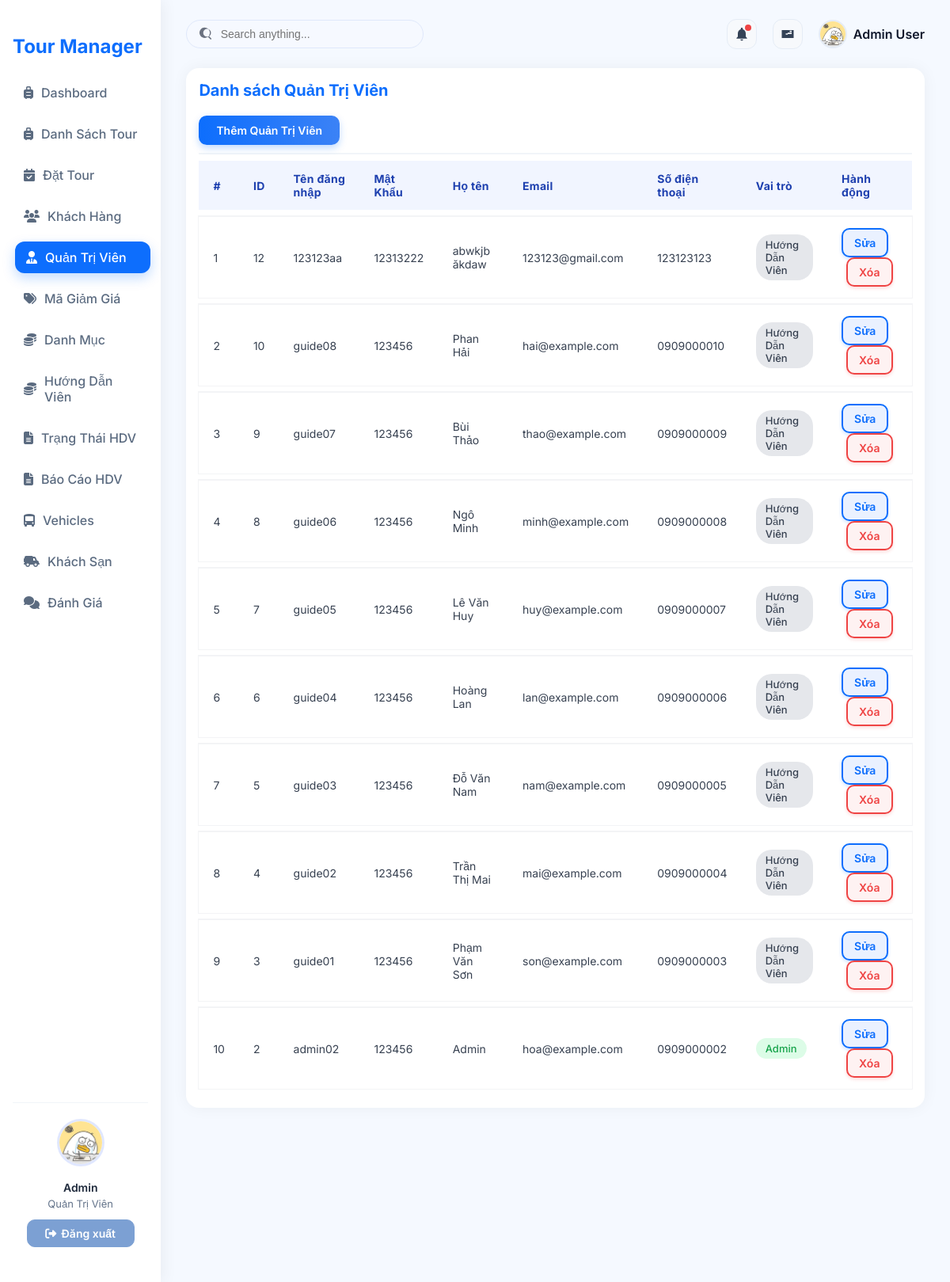
Page /?action=admin-listUsers (signed in) on the committed database.
### tables this page shows
CREATE TABLE `users` (
  `user_id` int NOT NULL,
  `username` varchar(50) NOT NULL,
  `password` varchar(255) NOT NULL,
  `role` enum('admin','guide') NOT NULL DEFAULT 'guide',
  `name` varchar(100) DEFAULT NULL,
  `email` varchar(100) DEFAULT NULL,
  `phone` varchar(20) DEFAULT NULL
);

### controllers/UsersController.php (called while the page is built, shortened)
<?php
class UsersController
{
    private $userQuery;
    function __construct()
    {
        $this->userQuery = new UsersQuery();
    }
    public function listUsers()
    {
        $users = $this->userQuery->getAllUsers();
        require './views/User/ListUser.php';
    }
}
?>

### routes/index.php (called while the page is built)
<?php
$action = $_GET['action'] ?? '/';
match ($action) {
    '/' => (new ProductController)->home(),
    'admin' => require './views/admin.php',
    'login' => (new AuthController)->login(),
    'logout' => (new AuthController)->logout(),
    'admin-listTours' => require './views/admin.php',
    'admin-createTours' => require './views/admin.php',
    'admin-updateTours' => require './views/admin.php',
    'admin-listUsers' => require './views/admin.php',
    'admin-createUsers' => require './views/admin.php',
    'admin-updateUsers' => require './views/admin.php',
    'admin-listCategory' => require './views/admin.php',
    'admin-createCategory' => require './views/admin.php',
    'admin-updateCategory' => require './views/admin.php',
    'admin-listCustomer' => require './views/admin.php',
    'admin-createCustomer' => require './views/admin.php',
    'admin-updateCustomer' => require './views/admin.php',
    'admin-listDiscount' => require './views/admin.php',
    'admin-createDiscount' => require './views/admin.php',
    'admin-updateDiscount' => require './views/admin.php',
    'admin-listGuide' => require './views/admin.php',
    'admin-createGuide' => require './views/admin.php',
    'admin-updateGuide' => require './views/admin.php',
    'admin-listTourGuide' => require './views/admin.php',
    'admin-createTourGuide' => require './views/admin.php',
    'admin-updateTourGuide' => require './views/admin.php',
    'admin-listHotel' => require './views/admin.php',
    'admin-createHotel' => require './views/admin.php',
    'admin-updateHotel' => require './views/admin.php',
    'admin-listVehicles' => require './views/admin.php',
    'admin-createVehicles' => require './views/admin.php',
    'admin-updateVehicles' => require './views/admin.php',
    'admin-listReport' => require './views/admin.php',
    'admin-createReport' => require './views/admin.php',
    'admin-updateReport' => require './views/admin.php',
    default => require './views/admin.php',
};

### index.php (called while the page is built, shortened)
<?php
spl_autoload_register(function ($class) {
    $fileName = "$class.php";
    $fileModel              = PATH_MODEL . $fileName;
});
require_once './routes/index.php';

### models/BaseModel.php (called while the page is built, shortened)
<?php
class BaseModel
{
    public function __construct()
    {
        $dsn = sprintf('mysql:host=%s;port=%s;dbname=%s;charset=utf8', DB_HOST, DB_PORT, DB_NAME);
        try {
            $this->pdo = new PDO($dsn, DB_USERNAME, DB_PASSWORD, DB_OPTIONS);
        } catch (PDOException $e) {
            die("Kết nối cơ sở dữ liệu thất bại: {$e->getMessage()}. Vui lòng thử lại sau.");
        }
    }
}

### models/UsersQuery.php (called while the page is built, shortened)
<?php
class UsersQuery extends BaseModel {
    public function getAllUsers() {
        $sql = "SELECT * FROM users ORDER BY user_id DESC";
        $stmt = $this->pdo->prepare($sql);
        $stmt->execute();
        return $stmt->fetchAll(PDO::FETCH_ASSOC);
    }
}
?>

### views/User/listUser.php (the view)
<div class="main-content p-4">
    <div class="table-container">
        <div class="admin-table-container">
            <div class="table-header d-flex justify-content-between align-items-center mb-3">
                <h4 class="fw-bold">Danh sách Quản Trị Viên</h4><br>
                <a href="?action=admin-createUsers" class="btn btn-primary">
                    Thêm Quản Trị Viên
                </a>
            </div>
            <table class="table table-striped align-middle">
                <thead>
                    <tr>
                        <th>#</th>
                        <th>ID</th>
                        <th>Tên đăng nhập</th>
                        <th>Mật Khẩu</th>
                        <th>Họ tên</th>
                        <th>Email</th>
                        <th>Số điện thoại</th>
                        <th>Vai trò</th>
                        <th>Hành động</th>
                    </tr>
                </thead>
                <tbody>
                    <?php $stt = 1; foreach($users as $user): ?>
                    <tr>
                        <td><?= $stt++; ?></td>
                        <td><?= $user['user_id']; ?></td>
                        <td><?= htmlspecialchars($user['username']); ?></td>
                        <td><?= htmlspecialchars($user['password']); ?></td>
                        <td><?= htmlspecialchars($user['name']); ?></td>
                        <td><?= htmlspecialchars($user['email']); ?></td>
                        <td><?= htmlspecialchars($user['phone']); ?></td>
                        <td>
                            <?php if($user['role'] == 'admin'): ?>
                            <span class="badge bg-success">Admin</span>
                            <?php else: ?>
                            <span class="badge bg-secondary">Hướng Dẫn Viên</span>
                            <?php endif; ?>
                        </td>
                        <td>
                            <a href="?action=admin-updateUsers&id=<?= $user['user_id']; ?>"
                                class="btn btn-sm btn-outline-success">Sửa</a>
                            <a href="?action=admin-deleteUsers&id=<?= $user['user_id']; ?>"
                                onclick="return confirm('Xác nhận xóa người dùng này?')"
                                class="btn btn-sm btn-outline-danger">Xóa</a>
                        </td>
                    </tr>
                    <?php endforeach; ?>
                </tbody>
            </table>
        </div>
    </div>

### assets/css/admin.css (style rules this page uses)
* { box-sizing: border-box; }
body { font-family: "Inter", sans-serif; margin: 0; padding: 0; background: #f5f9ff; color: #334155; display: flex; height: 100vh; overflow: hidden; }

### assets/css/User/listUsers.css (style rules this page uses)
a { text-decoration: none; }
.table-container h4 { font-size: 20px; font-weight: 600; color: #111827; margin-bottom: 20px; }
.table { width: 100%; border-collapse: separate; border-spacing: 0 8px; font-family: "Inter", sans-serif; }
.table thead tr { background-color: #f1f5ff; color: #1e40af; font-weight: 600; text-align: left; }
.table thead th { padding: 14px 18px; font-size: 14px; letter-spacing: 0.3px; }
.table tbody tr { background-color: #ffffff; transition: all 0.2s ease; box-shadow: 0 0 0 1px #f3f4f6; }
.table tbody td { padding: 14px 18px; font-size: 14px; color: #374151; vertical-align: middle; border-top: 1px solid #f3f4f6; }
.badge { display: inline-block; padding: 5px 12px; font-size: 13px; border-radius: 20px; font-weight: 500; }
.bg-success { background-color: #dcfce7 !important; color: #16a34a !important; }
.bg-secondary { background-color: #e5e7eb !important; color: #374151 !important; }
.btn { display: inline-flex; align-items: center; justify-content: center; font-size: 14px; padding: 10px 16px; border-radius: 12px; font-weight: 600; cursor: pointer; transition: all 0.2s ease; }
.btn-sm { font-size: 14px; padding: 8px 14px; border-radius: 10px; }
.btn-outline-success { border: 2px solid #0d6efd; color: #0d6efd; background: #eaf1ff; box-shadow: 0 2px 4px rgba(13, 110, 253, 0.2); }
.btn-outline-danger { border: 2px solid #ef4444; color: #ef4444; background: #fef2f2; box-shadow: 0 2px 4px rgba(239, 68, 68, 0.2); margin-left: 6px; }
.table-header { border-bottom: 2px solid #f1f5f9; padding-bottom: 10px; }
.table-header h4 { font-size: 20px; font-weight: 700; color: #0d6efd; margin: 0; }
.table-header .btn-primary { background: linear-gradient(90deg, #0d6efd, #3b82f6); border: none; color: #fff; font-weight: 600; padding: 10px 22px; border-radius: 10px; box-shadow: 0 4px 10px rgba(13, 110, 253, 0.25); transition: 0.25s; }

### rows in the picture
users: user_id "12", username "123123aa", password "12313222", name "abwkjb ăkdaw", email "123123@gmail.com", phone "123123123", role "Hướng Dẫn Viên"
users: user_id "10", username "guide08", password "123456", name "Phan Hải", email "hai@example.com", phone "0909000010", role "Hướng Dẫn Viên"
users: user_id "9", username "guide07", password "123456", name "Bùi Thảo", email "thao@example.com", phone "0909000009", role "Hướng Dẫn Viên"
users: user_id "8", username "guide06", password "123456", name "Ngô Minh", email "minh@example.com", phone "0909000008", role "Hướng Dẫn Viên"
users: user_id "7", username "guide05", password "123456", name "Lê Văn Huy", email "huy@example.com", phone "0909000007", role "Hướng Dẫn Viên"
users: user_id "6", username "guide04", password "123456", name "Hoàng Lan", email "lan@example.com", phone "0909000006", role "Hướng Dẫn Viên"
users: user_id "5", username "guide03", password "123456", name "Đỗ Văn Nam", email "nam@example.com", phone "0909000005", role "Hướng Dẫn Viên"
users: user_id "4", username "guide02", password "123456", name "Trần Thị Mai", email "mai@example.com", phone "0909000004", role "Hướng Dẫn Viên"
users: user_id "3", username "guide01", password "123456", name "Phạm Văn Sơn", email "son@example.com", phone "0909000003", role "Hướng Dẫn Viên"
users: user_id "2", username "admin02", password "123456", name "Admin", email "hoa@example.com", phone "0909000002", role "Admin"

### other values in the picture
$user['name'] "Admin"
